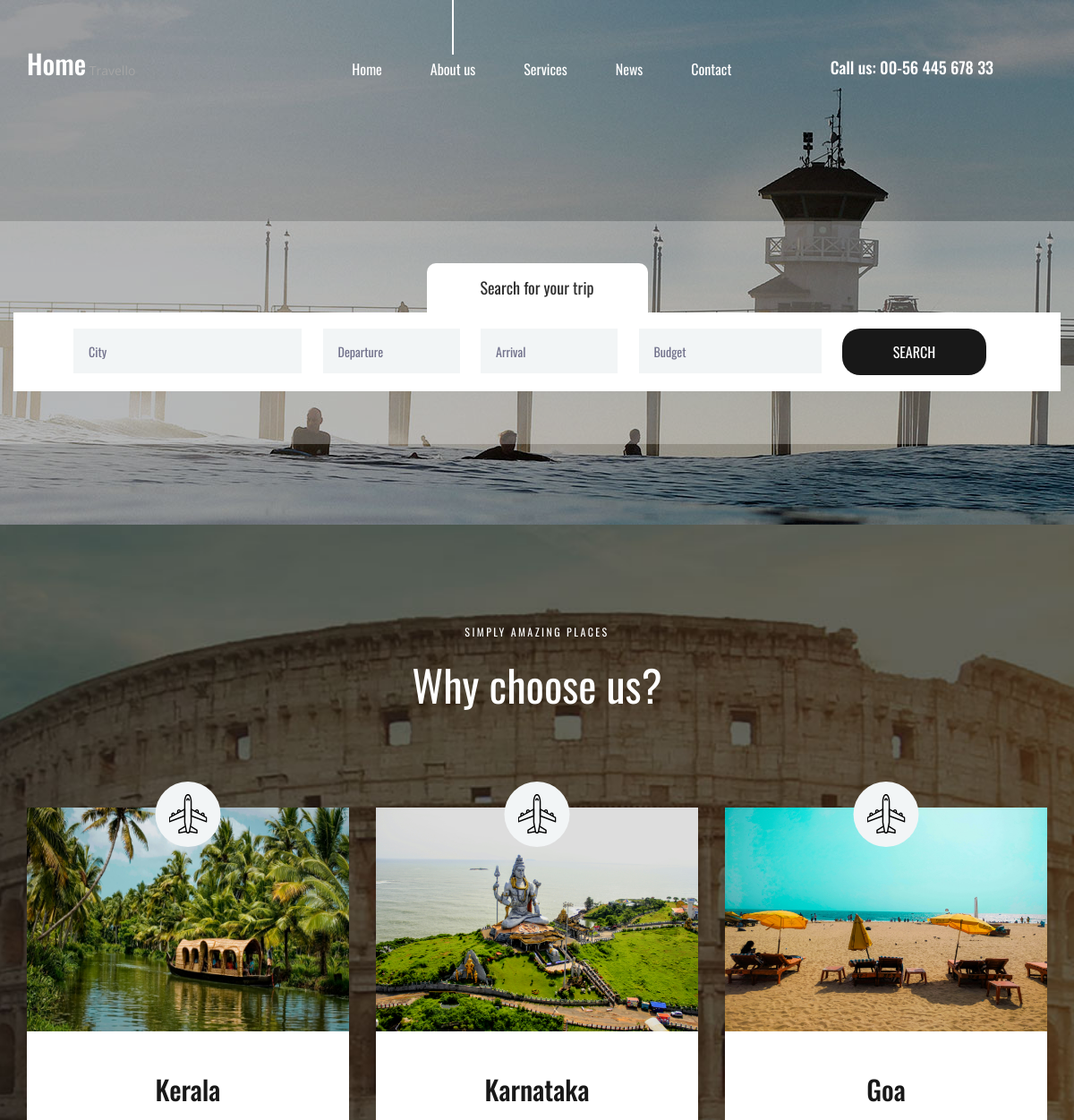
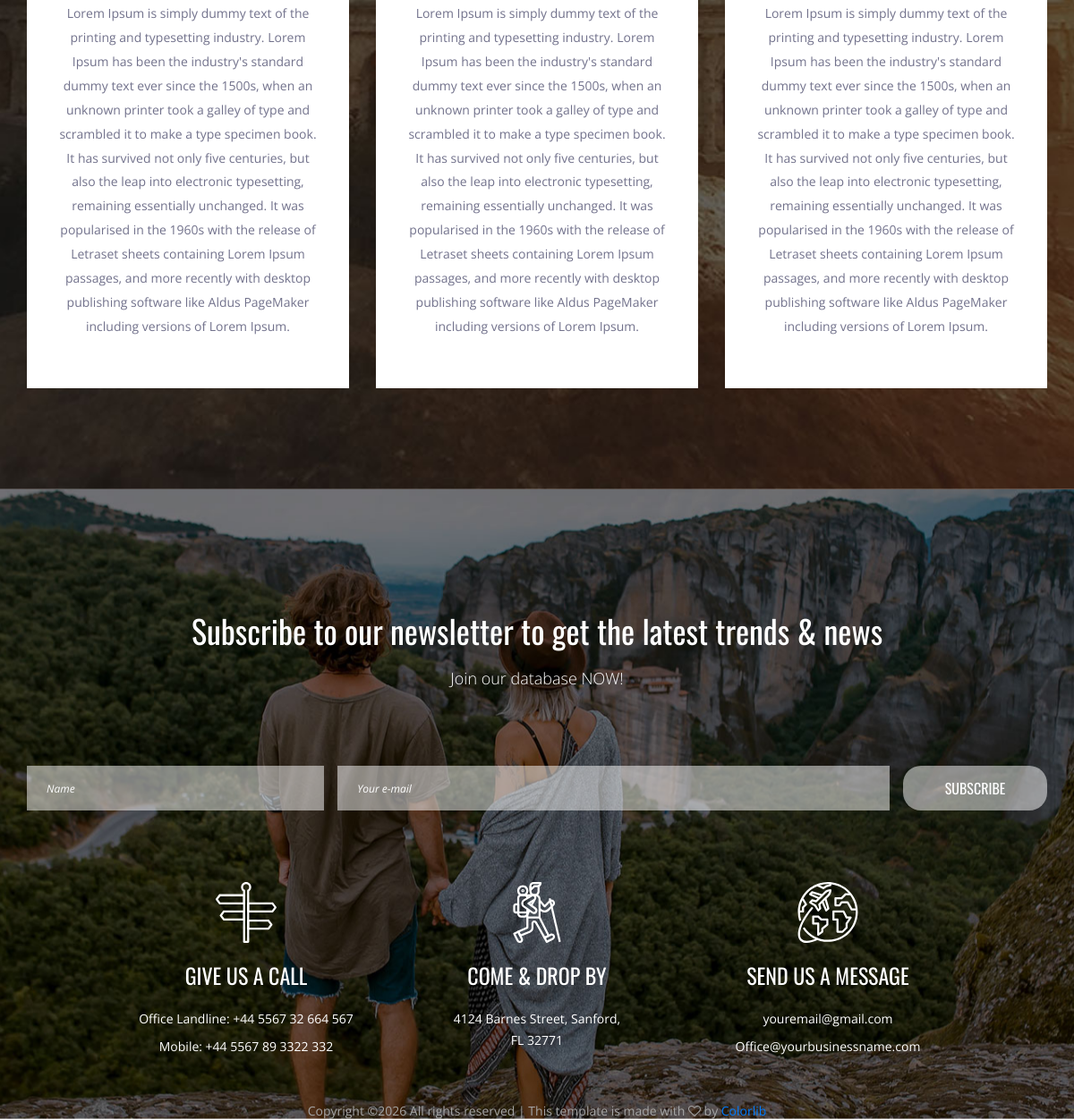
The page / on the database its author committed (2 pictures, top to bottom).
### app1/models.py (models this page shows, shortened)
class Place(models.Model):
    name=models.CharField(max_length=20)
    description=models.TextField()
    image=models.ImageField(upload_to='images')

### app1/views.py (the view)
# urls.py: 2. Add a URL to urlpatterns:  path('', Home.as_view(), name='home')
class Home(View):
    def get(self,request):
        p=Place.objects.all()
        context={'place':p}
        return render(request,'home.html',context)

### templates/home.html
{% extends 'base.html' %}
{% load static %}
{% block content %}
<div class="why">
		<div class="parallax_background parallax-window" data-parallax="scroll" data-image-src="images/why.jpg" data-speed="0.8"></div>
		<div class="container">
			<div class="row">
				<div class="col text-center">
					<div class="section_subtitle">simply amazing places</div>
					<div class="section_title"><h2>Why choose us?</h2></div>
				</div>
			</div>
			<div class="row why_row">
{% for i in place %}
				<div class="col-lg-4 why_col">
					<div class="why_item">
						<div class="why_image">
							<img src="{{i.image.url}}" height="250px" width="500px" alt="">
							<div class="why_icon d-flex flex-column align-items-center justify-content-center">
								<img src="images/why_1.svg" alt="">
							</div>
						</div>
						<div class="why_content text-center">
							<div class="why_title">{{i.name}}</div>
							<div class="why_text">
								<p>{{i.description}}</p>
							</div>
						</div>
					</div>
				</div>
{% endfor %}
			</div>
		</div>
</div>
{% endblock %}

### templates/base.html (shortened to what this page needs)
{% load static %}
<html lang="en">
<head>
<link rel="stylesheet" type="text/css" href="{% static 'styles/bootstrap4/bootstrap.min.css' %}">
<link href="{% static 'plugins/font-awesome-4.7.0/css/font-awesome.min.css' %}" rel="stylesheet" type="text/css">
<link rel="stylesheet" type="text/css" href="{% static 'plugins/OwlCarousel2-2.2.1/owl.carousel.css' %}">
<link rel="stylesheet" type="text/css" href="{% static 'plugins/OwlCarousel2-2.2.1/owl.theme.default.css' %}">
<link rel="stylesheet" type="text/css" href="{% static 'plugins/OwlCarousel2-2.2.1/animate.css' %}">
<link rel="stylesheet" type="text/css" href="{% static 'styles/about.css' %}">
<link rel="stylesheet" type="text/css" href="{% static 'styles/about_responsive.css' %}">
</head>
<body>
<div class="super_container">
	<header class="header">
		<div class="container">
			<div class="row">
				<div class="col">
					<div class="header_content d-flex flex-row align-items-center justify-content-start">
						<div class="header_content_inner d-flex flex-row align-items-end justify-content-start">
							<div class="logo"><a href="{% url 'home' %}">Home</a> Travello</div>
							<nav class="main_nav">
								<ul class="d-flex flex-row align-items-start justify-content-start">
                                    <li><a href="{% url 'home' %}">Home</a></li>
									<li class="active"><a href="about.html">About us</a></li>
									<li><a href="#">Services</a></li>
									<li><a href="news.html">News</a></li>
									<li><a href="contact.html">Contact</a></li>
								</ul>
							</nav>
							<div class="header_phone ml-auto">Call us: 00-56 445 678 33</div>
						</div>
					</div>
				</div>
			</div>
		</div>
	</header>
	<div class="home">
		<div class="background_image" style="background-image:url({% static 'images/about.jpg' %})"></div>
	</div>
	<div class="home_search">
		<div class="container">
			<div class="row">
				<div class="col">
					<div class="home_search_container">
						<div class="home_search_title">Search for your trip</div>
						<div class="home_search_content">
							<form action="#" class="home_search_form" id="home_search_form">
								<div class="d-flex flex-lg-row flex-column align-items-start justify-content-lg-between justify-content-start">
									<input type="text" class="search_input search_input_1" placeholder="City" required="required">
									<input type="text" class="search_input search_input_2" placeholder="Departure" required="required">
									<input type="text" class="search_input search_input_3" placeholder="Arrival" required="required">
									<input type="text" class="search_input search_input_4" placeholder="Budget" required="required">
									<button class="home_search_button">search</button>
								</div>
							</form>
						</div>
					</div>
				</div>
			</div>
		</div>
	</div>
{% block content %}
{% endblock %}
	<footer class="footer">
		<div class="parallax_background parallax-window" data-parallax="scroll" data-image-src="{% static 'images/footer_1.jpg' %}" data-speed="0.8"></div>
		<div class="container">
			<div class="row">
				<div class="col">
					<div class="newsletter">
						<div class="newsletter_title_container text-center">
							<div class="newsletter_title">Subscribe to our newsletter to get the latest trends & news</div>
							<div class="newsletter_subtitle">Join our database NOW!</div>
						</div>
						<div class="newsletter_form_container">
							<form action="#" class="newsletter_form d-flex flex-md-row flex-column align-items-start justify-content-between" id="newsletter_form">
								<div class="d-flex flex-md-row flex-column align-items-start justify-content-between">
									<div><input type="text" class="newsletter_input newsletter_input_name" id="newsletter_input_name" placeholder="Name" required="required"><div class="input_border"></div></div>
									<div><input type="email" class="newsletter_input newsletter_input_email" id="newsletter_input_email" placeholder="Your e-mail" required="required"><div class="input_border"></div></div>
								</div>
								<div><button class="newsletter_button">subscribe</button></div>
							</form>
						</div>
					</div>
				</div>
			</div>
			<div class="row footer_contact_row">
				<div class="col-xl-10 offset-xl-1">
					<div class="row">
						<div class="col-xl-4 footer_contact_col">
							<div class="footer_contact_item d-flex flex-column align-items-center justify-content-start text-center">
								<div class="footer_contact_icon"><img src="images/sign.svg" alt=""></div>
								<div class="footer_contact_title">give us a call</div>
								<div class="footer_contact_list">
									<ul>
										<li>Office Landline: +44 5567 32 664 567</li>
										<li>Mobile: +44 5567 89 3322 332</li>
									</ul>
								</div>
							</div>
						</div>
						<div class="col-xl-4 footer_contact_col">
							<div class="footer_contact_item d-flex flex-column align-items-center justify-content-start text-center">
								<div class="footer_contact_icon"><img src="images/trekking.svg" alt=""></div>
								<div class="footer_contact_title">come & drop by</div>
								<div class="footer_contact_list">
									<ul style="max-width:190px">
										<li>4124 Barnes Street, Sanford, FL 32771</li>
									</ul>
								</div>
							</div>
						</div>
						<div class="col-xl-4 footer_contact_col">
							<div class="footer_contact_item d-flex flex-column align-items-center justify-content-start text-center">
								<div class="footer_contact_icon"><img src="images/around.svg" alt=""></div>
								<div class="footer_contact_title">send us a message</div>
								<div class="footer_contact_list">
									<ul>
										<li>youremail@gmail.com</li>
										<li>Office@yourbusinessname.com</li>
									</ul>
								</div>
							</div>
						</div>
					</div>
				</div>
			</div>
		</div>
		<div class="col text-center">
Copyright &copy;<script>document.write(new Date().getFullYear());</script> All rights reserved | This template is made with <i class="fa fa-heart-o" aria-hidden="true"></i> by <a href="https://colorlib.com" target="_blank">Colorlib</a>
 </div>
	</footer>
</div>
</body>
</html>

### rows shown on the page
Place: image (picture), name "Kerala", description "Lorem Ipsum is simply dummy text of the printing and typesetting industry. Lorem Ipsum has been the industry's standard dummy text ever since the 1500s, when an unknown printer took a galley of type and scrambled it to make a type specimen book. It has survived not only five centuries, but also the leap into electronic typesetting, remaining essentially unchanged. It was popularised in the 1960s with the release of Letraset sheets containing Lorem Ipsum passages, and more recently with desktop publishing software like Aldus PageMaker including versions of Lorem Ipsum."
Place: image (picture), name "Karnataka", description "Lorem Ipsum is simply dummy text of the printing and typesetting industry. Lorem Ipsum has been the industry's standard dummy text ever since the 1500s, when an unknown printer took a galley of type and scrambled it to make a type specimen book. It has survived not only five centuries, but also the leap into electronic typesetting, remaining essentially unchanged. It was popularised in the 1960s with the release of Letraset sheets containing Lorem Ipsum passages, and more recently with desktop publishing software like Aldus PageMaker including versions of Lorem Ipsum."
Place: image (picture), name "Goa", description "Lorem Ipsum is simply dummy text of the printing and typesetting industry. Lorem Ipsum has been the industry's standard dummy text ever since the 1500s, when an unknown printer took a galley of type and scrambled it to make a type specimen book. It has survived not only five centuries, but also the leap into electronic typesetting, remaining essentially unchanged. It was popularised in the 1960s with the release of Letraset sheets containing Lorem Ipsum passages, and more recently with desktop publishing software like Aldus PageMaker including versions of Lorem Ipsum."
